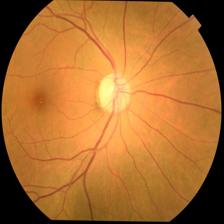
#> input picture EXP-10/dataset/test/glaucoma/Glaucoma1046.jpg, 224 x 224 px; its folder holds only this picture in this run
$ python train_model_v2.py   (older library calls are emulated)
#> lines starting #> are read from the running program, lines starting #| are printed output that depends on the picture
### EXP-10/backend/routes/ml/preprocessing.py

import cv2
import numpy as np
from pathlib import Path


def preprocess_image(
    image_path,
    target_size=(224, 224),
    return_stages=False
):
    """
    Preprocess a retinal fundus image.

    Default return:
        RGB float32 image with shape (height, width, 3)
        and pixel values in the [0, 1] range.

    If return_stages=True:
        Returns (normalized_image, stages).
    """

    image_path = Path(image_path)

    if not image_path.is_file():
        raise FileNotFoundError(
            f"Image file not found: {image_path}"
        )

    if (
        not isinstance(target_size, (tuple, list))
        or len(target_size) != 2
    ):
        raise ValueError(
            "target_size must be (width, height)."
        )

    width, height = map(int, target_size)

    if width <= 0 or height <= 0:
        raise ValueError(
            "Image width and height must be positive."
        )

    # Read image
    original_bgr = cv2.imread(
        str(image_path),
        cv2.IMREAD_COLOR
    )

    if original_bgr is None:
        raise ValueError(
            f"Unable to read image: {image_path}"
        )

    # Convert BGR to RGB
    original_rgb = cv2.cvtColor(
        original_bgr,
        cv2.COLOR_BGR2RGB
    )

    # Resize image
    resized_image = cv2.resize(
        original_rgb,
        (width, height),
        interpolation=cv2.INTER_AREA
    )

    # Gaussian blur
    blurred_image = cv2.GaussianBlur(
        resized_image,
        (5, 5),
        0
    )

    # Convert RGB to LAB
    lab_image = cv2.cvtColor(
        blurred_image,
        cv2.COLOR_RGB2LAB
    )

    l_channel, a_channel, b_channel = cv2.split(
        lab_image
    )

    # CLAHE enhancement
    clahe = cv2.createCLAHE(
        clipLimit=2.0,
        tileGridSize=(8, 8)
    )

    enhanced_l = clahe.apply(l_channel)

    enhanced_lab = cv2.merge(
        (enhanced_l, a_channel, b_channel)
    )

    enhanced_rgb = cv2.cvtColor(
        enhanced_lab,
        cv2.COLOR_LAB2RGB
    )

    # Correct format for feature_extraction.py:
    # RGB float32, normalized to [0, 1].
    normalized_image = np.ascontiguousarray(
        enhanced_rgb.astype(np.float32) / 255.0
    )

    if not return_stages:
        return normalized_image

    stages = {
        "original": original_rgb,
        "rgb_conversion": original_rgb,
        "resized": resized_image,
        "gaussian_blur": blurred_image,
        "clahe_enhancement": enhanced_rgb,
        "normalized": normalized_image,
    }

    return normalized_image, stages

### EXP-10/backend/ml/feature_extraction.py

import cv2
import numpy as np


def extract_features(img):
    # Input: normalized RGB image, shape (224, 224, 3)
    if img.shape != (224, 224, 3):
        raise ValueError(
            "Expected RGB image with shape (224, 224, 3)"
        )

    rgb = np.clip(img * 255, 0, 255).astype(np.uint8)

    # 1. Color histograms: 32 bins x 3 channels = 96 features
    color_features = []

    for channel in range(3):
        hist = cv2.calcHist(
            [img.astype(np.float32)],
            [channel],
            None,
            [32],
            [0, 1]
        ).flatten()

        hist = hist / (hist.sum() + 1e-8)
        color_features.extend(hist)

    # Convert to grayscale
    gray = cv2.cvtColor(rgb, cv2.COLOR_RGB2GRAY)

    # Sobel gradients
    gx = cv2.Sobel(
        gray, cv2.CV_32F, 1, 0, ksize=3
    )
    gy = cv2.Sobel(
        gray, cv2.CV_32F, 0, 1, ksize=3
    )

    magnitude = np.sqrt(gx ** 2 + gy ** 2)

    # 2. Gradient magnitude histogram: 14 features
    mag_hist, _ = np.histogram(
        magnitude,
        bins=14,
        range=(0, 1443)
    )
    mag_hist = mag_hist.astype(np.float32)
    mag_hist /= mag_hist.sum() + 1e-8

    # 3. Gradient orientation histogram: 16 features
    angle = (
        np.degrees(np.arctan2(gy, gx)) + 360
    ) % 360

    angle_hist, _ = np.histogram(
        angle,
        bins=16,
        range=(0, 360)
    )
    angle_hist = angle_hist.astype(np.float32)
    angle_hist /= angle_hist.sum() + 1e-8

    # 4. Edge energy statistics: 2 features
    edge_mean = float(np.mean(magnitude)) / 1443.0
    edge_std = float(np.std(magnitude)) / 1443.0

    features = np.concatenate([
        np.asarray(color_features, dtype=np.float32),
        mag_hist,
        angle_hist,
        np.array([edge_mean, edge_std], dtype=np.float32)
    ])

    assert features.shape == (128,)
    return features

### EXP-10/training/train_model_v2.py

from pathlib import Path
import sys
import warnings

import cv2
import joblib
import numpy as np

from sklearn.exceptions import ConvergenceWarning
from sklearn.metrics import (
    accuracy_score,
    classification_report,
    f1_score,
)
from sklearn.neural_network import MLPClassifier
from sklearn.pipeline import Pipeline
from sklearn.preprocessing import StandardScaler

warnings.filterwarnings("ignore", category=ConvergenceWarning)

ROOT = Path(__file__).resolve().parents[1]
sys.path.insert(0, str(ROOT))

from backend.ml.preprocessing import preprocess_image
from backend.ml.feature_extraction import extract_features


# Project paths
DATASET_DIR = ROOT / "dataset"
MODEL_DIR = ROOT / "backend" / "models"
MODEL_PATH = MODEL_DIR / "glaucoma_model.pkl"

# Must match the label order used by evaluation and prediction.
CLASSES = ["Glaucoma", "Normal"]
EXTENSIONS = {".jpg", ".jpeg", ".png", ".bmp", ".tif", ".tiff"}
EXPECTED_FEATURES = 128
RANDOM_STATE = 42


def load_data(split):
    features = []
    labels = []

    print(f"\nLoading {split} dataset...")

    for label, class_name in enumerate(CLASSES):
        folder = DATASET_DIR / split / class_name

        if not folder.exists():
            raise FileNotFoundError(f"Folder not found: {folder}")

        image_files = sorted(
            path for path in folder.iterdir()
            if path.is_file()
            and path.suffix.lower() in EXTENSIONS
        )

        print(f"{split}/{class_name}: {len(image_files)} images")

        for image_path in image_files:
            try:
                image = preprocess_image(image_path)
                vector = extract_features(image)

                if vector.shape != (EXPECTED_FEATURES,):
                    raise ValueError(
                        f"Expected {EXPECTED_FEATURES} features, "
                        f"received {vector.shape}"
                    )

                if not np.all(np.isfinite(vector)):
                    raise ValueError("Feature vector contains invalid values")

                features.append(vector)
                labels.append(label)

            except Exception as error:
                print(f"Skipped {image_path.name}: {error}")

    if not features:
        raise RuntimeError(f"No usable images found in {split} dataset.")

    X = np.asarray(features, dtype=np.float32)
    y = np.asarray(labels, dtype=np.int64)

    print(f"{split} feature shape: {X.shape}")
    print(f"{split} labels shape: {y.shape}")

    return X, y


def build_model(layers, alpha):
    return Pipeline([
        ("scaler", StandardScaler()),
        ("mlp", MLPClassifier(
            hidden_layer_sizes=layers,
            activation="relu",
            solver="adam",
            alpha=alpha,
            learning_rate_init=0.0005,
            learning_rate="adaptive",
            max_iter=800,
            early_stopping=False,
            tol=0.0001,
            n_iter_no_change=30,
            random_state=RANDOM_STATE,
        )),
    ])


def main():
    MODEL_DIR.mkdir(parents=True, exist_ok=True)

    X_train, y_train = load_data("train")
#> in preprocess_image, original_bgr is the input picture: shape (224, 224, 3); mean B, G, R 48.6, 109.6, 171.2
#> in preprocess_image, `lab_image = cv2.cvtColor( blurred_image, cv2.COLOR_RGB2LAB )`: lab_image: shape (224, 224, 3); mean of channels 0, 1, 2 130.4, 146.5, 169.6
#> in preprocess_image, `l_channel, a_channel, b_channel = cv2.split( lab_image )`:
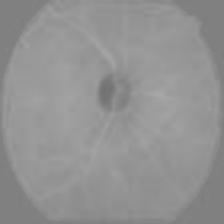
#> a_channel: shape (224, 224); min 114, max 168, mean 146.5
#> in preprocess_image, `l_channel, a_channel, b_channel = cv2.split( lab_image )`:
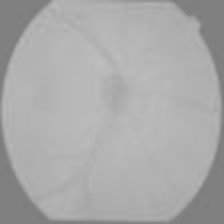
#> b_channel: shape (224, 224); min 123, max 189, mean 169.6
#> in preprocess_image, `enhanced_l = clahe.apply(l_channel)`:
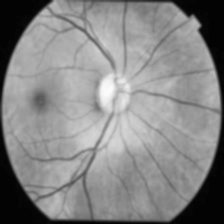
#> enhanced_l: shape (224, 224); min 1, max 252, mean 133.3
#> in preprocess_image, `enhanced_lab = cv2.merge( (enhanced_l, a_channel, b_channel) )`: enhanced_lab: shape (224, 224, 3); mean of channels 0, 1, 2 133.3, 146.5, 169.6
#> in preprocess_image, `enhanced_rgb = cv2.cvtColor( enhanced_lab, cv2.COLOR_LAB2RGB )`:
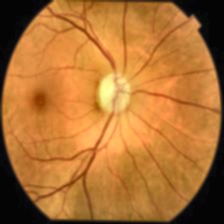
#> enhanced_rgb: shape (224, 224, 3); mean R, G, B 174.5, 112.8, 51.6
#> after the loop in extract_features, `for channel in range(3):`: color_features = 96 values, max 0.175 at index 70, min 0 at index 85, mean 0.0312
#> in extract_features, `gy = cv2.Sobel( gray, cv2.CV_32F, 0, 1, ksize=3 )`:
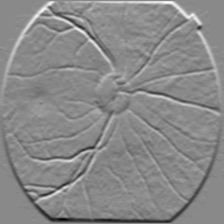
#> gy: shape (224, 224) float32; min -329, max 280, mean -1.2; drawn with min black and max white
#> in extract_features, `magnitude = np.sqrt(gx ** 2 + gy ** 2)`:
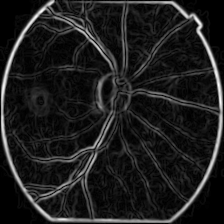
#> magnitude: shape (224, 224) float32; min 0, max 364.9, mean 43.3; drawn with min black and max white
#> in extract_features, `mag_hist, _ = np.histogram( magnitude, bins=14, range=(0, 1443) )`: mag_hist = [44942, 3462, 1527, 245, 0, 0, 0, 0, 0, 0, 0, 0, 0, 0]
#> in extract_features, `mag_hist /= mag_hist.sum() + 1e-8`: mag_hist = [0.896, 0.069, 0.0304, 0.00488, 0, 0, 0, 0, 0, 0, 0, 0, 0, 0]
#> in extract_features, `angle = ( np.degrees(np.arctan2(gy, gx)) + 360 ) % 360`:
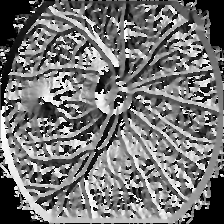
#> angle: shape (224, 224) float32; min 0, max 359.6, mean 166; drawn with min black and max white
#> in extract_features, `angle_hist, _ = np.histogram( angle, bins=16, range=(0, 360) )`: angle_hist = [7482, 2623, 2923, 2225, 2771, 2184, 3272, 2899, 3537, 2750, 3087, 2380, 3319, 2322, 3426, 2976]
#> in extract_features, `angle_hist /= angle_hist.sum() + 1e-8`: angle_hist = [0.149, 0.0523, 0.0583, 0.0443, 0.0552, 0.0435, 0.0652, 0.0578, 0.0705, 0.0548, 0.0615, 0.0474, 0.0661, 0.0463, 0.0683, 0.0593]
#> in extract_features, `edge_mean = float(np.mean(magnitude)) / 1443.0`: edge_mean = 0.03
#> in extract_features, `edge_std = float(np.std(magnitude)) / 1443.0`: edge_std = 0.0393
#> in extract_features, `features = np.concatenate([ np.asarray(color_features, dtype=np.float3..`: features = 128 values, max 0.896 at index 96, min 0 at index 85, mean 0.0396
#> in load_data, `vector = extract_features(image)`: vector has the same summary as features in extract_features
#> pass 2 of the loop in load_data, `for label, class_name in enumerate(CLASSES):`:
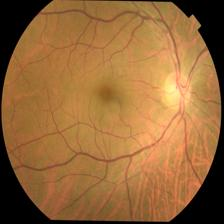
#> input picture EXP-10/dataset/test/normal/Healthy1.jpg, 224 x 224 px
#> in preprocess_image, original_bgr is the input picture: shape (224, 224, 3); mean B, G, R 57.7, 104.5, 150.3
#> lab_image: shape (224, 224, 3); mean of channels 0, 1, 2 121.1, 140.9, 160.3
#> enhanced_lab: shape (224, 224, 3); mean of channels 0, 1, 2 128.3, 140.9, 160.3
#> after the loop in extract_features (call 2), `for channel in range(3):`: color_features = 96 values, max 0.197 at index 73, min 0 at index 86, mean 0.0312
#> in extract_features (call 2), `magnitude = np.sqrt(gx ** 2 + gy ** 2)`:
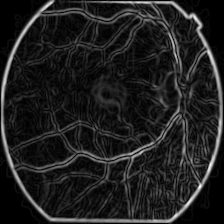
#> magnitude: shape (224, 224) float32; min 0, max 382.2, mean 47.6; drawn with min black and max white
#> in extract_features (call 2), `mag_hist, _ = np.histogram( magnitude, bins=14, range=(0, 1443) )`: mag_hist = [44681, 3843, 1570, 82, 0, 0, 0, 0, 0, 0, 0, 0, 0, 0]
#> in extract_features (call 2), `mag_hist /= mag_hist.sum() + 1e-8`: mag_hist = [0.89, 0.0766, 0.0313, 0.00163, 0, 0, 0, 0, 0, 0, 0, 0, 0, 0]
#> in extract_features (call 2), `angle = ( np.degrees(np.arctan2(gy, gx)) + 360 ) % 360`:
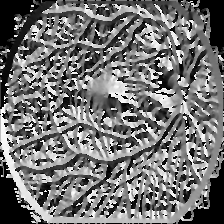
#> angle: shape (224, 224) float32; min 0, max 359.7, mean 163.3; drawn with min black and max white
#> in extract_features (call 2), `angle_hist, _ = np.histogram( angle, bins=16, range=(0, 360) )`: angle_hist = [8018, 2870, 2947, 2299, 2653, 1951, 2905, 3023, 3731, 2846, 3074, 2369, 2757, 2098, 3359, 3276]
#> in extract_features (call 2), `angle_hist /= angle_hist.sum() + 1e-8`: angle_hist = [0.16, 0.0572, 0.0587, 0.0458, 0.0529, 0.0389, 0.0579, 0.0602, 0.0744, 0.0567, 0.0613, 0.0472, 0.0549, 0.0418, 0.0669, 0.0653]
#> edge_mean = 0.033
#> edge_std = 0.0376
#> features = 128 values, max 0.89 at index 96, min 0 at index 86, mean 0.0396
#> vector has the same summary as features in extract_features
#| train feature shape: (2, 128)
#> y_train = [0, 1]
    X_val, y_val = load_data("val")
#> pass 2 of the loop in load_data, `for label, class_name in enumerate(CLASSES):`:
#| val feature shape: (2, 128)
#> y_val = [0, 1]

    # Select the model using validation macro F1, not test accuracy.
    configurations = [
        {"layers": (32,), "alpha": 0.1},
        {"layers": (32, 16), "alpha": 0.1},
        {"layers": (64,), "alpha": 0.1},
        {"layers": (64, 32), "alpha": 0.01},
        {"layers": (64, 32), "alpha": 0.1},
        {"layers": (64, 32), "alpha": 1.0},
        {"layers": (128, 64), "alpha": 0.1},
        {"layers": (128, 64), "alpha": 1.0},
        {"layers": (128, 32), "alpha": 1.0},
        {"layers": (256, 128), "alpha": 0.01},
    ]

    best_model = None
    best_score = -1.0
    best_config = None

    print("\n========== MLP MODEL SELECTION ==========")

    for index, config in enumerate(configurations, start=1):
        print(
            f"\n[{index}/{len(configurations)}] "
            f"Layers={config['layers']}, alpha={config['alpha']}"
        )

        model = build_model(
            layers=config["layers"],
            alpha=config["alpha"],
        )

        try:
            model.fit(X_train, y_train)

            val_predictions = model.predict(X_val)
            val_accuracy = accuracy_score(y_val, val_predictions)
            val_f1 = f1_score(
                y_val,
                val_predictions,
                labels=[0, 1],
                average="macro",
                zero_division=0,
            )

            print(f"Validation accuracy: {val_accuracy * 100:.2f}%")
            print(f"Validation macro F1: {val_f1:.4f}")
            print(
                "Training iterations:",
                model.named_steps["mlp"].n_iter_,
            )

            if val_f1 > best_score:
                best_score = val_f1
                best_model = model
                best_config = config.copy()

        except Exception as error:
            print(f"Configuration failed: {error}")
#> this loop made 10 passes
#> best_score on pass 1: 1
#> (printed output is left out)
#> after the loop, best_config = {'layers': (32,), 'alpha': 0.1}; best_score = 1

    if best_model is None:
        raise RuntimeError("All MLP configurations failed.")

    # Save the best model selected on validation data.
    train_predictions = best_model.predict(X_train)
#> train_predictions = [0, 1]
    val_predictions = best_model.predict(X_val)

    saved_data = {
        "model": best_model,
        "classes": CLASSES,
        "feature_count": EXPECTED_FEATURES,
        "best_config": best_config,
        "validation_macro_f1": best_score,
    }

    joblib.dump(saved_data, MODEL_PATH)

    print("\n========== BEST MODEL ==========")
    print(f"Hidden layers: {best_config['layers']}")
#| Hidden layers: (32,)
    print(f"Alpha: {best_config['alpha']}")
#| Alpha: 0.1
    print(
        f"Training accuracy: "
        f"{accuracy_score(y_train, train_predictions) * 100:.2f}%"
    )
#| Training accuracy: 100.00%
    print(
        f"Validation accuracy: "
        f"{accuracy_score(y_val, val_predictions) * 100:.2f}%"
    )
#| Validation accuracy: 100.00%
    print(f"Validation macro F1: {best_score:.4f}")
#| Validation macro F1: 1.0000

    print("\nValidation classification report:")
    print(classification_report(
        y_val,
        val_predictions,
        labels=[0, 1],
        target_names=CLASSES,
        digits=4,
        zero_division=0,
    ))
#|               precision    recall  f1-score   support
#|     Glaucoma     1.0000    1.0000    1.0000         1
#|       Normal     1.0000    1.0000    1.0000         1
#|     accuracy                         1.0000         2
#|    macro avg     1.0000    1.0000    1.0000         2
#| weighted avg     1.0000    1.0000    1.0000         2

    print(f"Model saved successfully: {MODEL_PATH}")
    print("\nTraining completed.")


if __name__ == "__main__":
    main()
